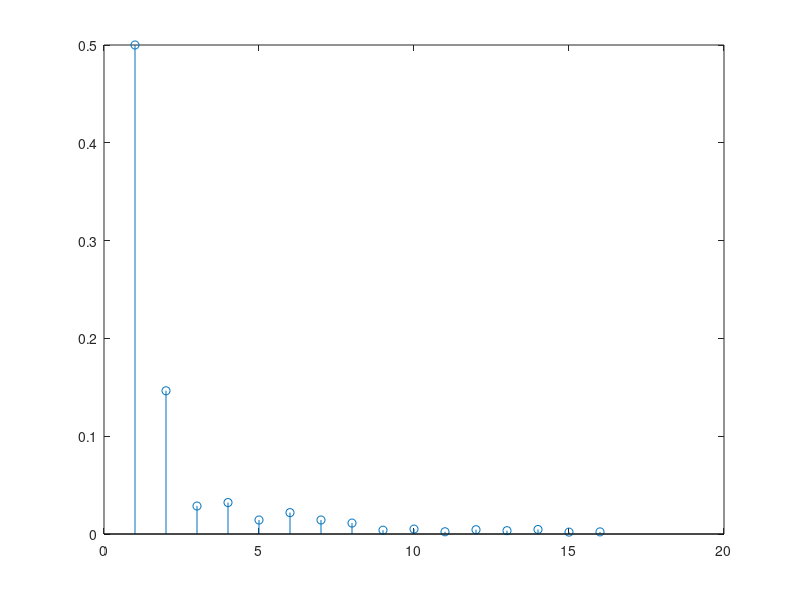

Here is the MATLAB script that generated this plot:
A = 1;
fs = 24000;
fm = 3000;
dbval = [];
%lev = 8;
for lev = 1 : 16
n = 0 : fs/fm - 1;
t = n / fs;
x = A * cos(2 * pi * fm * t);
z = linspace(0, fs/fm, 8);
%figure(1);
%stem(z, x);
x_sam = [];
seg = (2*A)/lev;
lcode = [];
err = [];
for i = n
    ai = x(i+1);
    for j = 0 : lev-1
        if ( (A - j * (seg)+0.00001 > ai) & (ai >= (A - (j+1)*seg))) 
            x_sam(i+1) = A - (2*j+1)*(seg)/2; 
            lcode(i+1) = lev - j -1;
            
        end 
    end
end
%dec2bin(lcode)
%figure(2);
%stem(z, x_sam);

sig_power = 0;
err_power = 0;
for i = n
    sig_power = sig_power + power(x(i+1), 2);
    err_power = err_power + power(x(i+1) - x_sam(i+1), 2);
    err(i+1) = x(i+1) - x_sam(i+1);
end
sig_power = sig_power/size(n, 2)
err_power = err_power/size(n, 2)
db = 10 * log2(sig_power/err_power)
dbval(lev) = err_power;

end

    
stem(dbval);